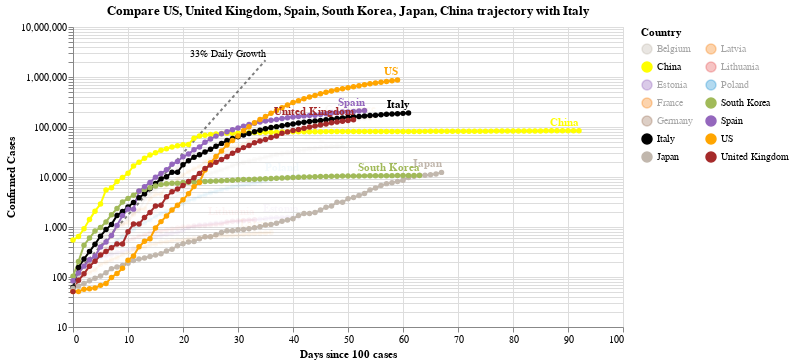

The notebook cell this image was saved under:
### Code cell
#hide_input
chart2 = make_since_chart(dff2, ['US', 'United Kingdom', 'Spain', 'South Korea', 'Japan', 'China'], baseline_countries)
chart2

### Figure 1 — Vega-Lite specification as saved in the notebook (floating-point values rounded to 4 significant figures; data arrays with more than 128 entries replaced by an {"elided": "..."} marker saying what was removed)
{"config": {"view": {"continuousWidth": 400, "continuousHeight": 300}}, "layer": [{"mark": {"type": "line", "color": "black", "opacity": 0.5, "strokeDash": [3, 3]}, "encoding": {"x": {"type": "quantitative", "field": "Days since 100 cases"}, "y": {"type": "quantitative", "field": "Confirmed Cases"}}}, {"mark": {"type": "text", "align": "right", "dy": -6, "fontSize": 10, "text": "33% Daily Growth"}, "encoding": {"x": {"type": "quantitative", "field": "Days since 100 cases"}, "y": {"type": "quantitative", "field": "Confirmed Cases"}}, "transform": [{"filter": "(datum['Days since 100 cases'] >= 35)"}]}, {"data": {"name": "data-aab7df596f0acee54d26c203812c1eab"}, "mark": {"type": "line", "point": true}, "encoding": {"color": {"type": "nominal", "field": "Country", "legend": {"columns": 2}, "scale": {"domain": ["Belgium", "China", "Estonia", "France", "Germany", "Italy", "Japan", "Latvia", "Lithuania", "Poland", "South Korea", "Spain", "US", "United Kingdom"], "range": ["#C1B7AD", "yellow", "#9467bd", "#F58518", "#9D755D", "black", "#C1B7AD", "#F58518", "#E45756", "#2495D3", "#A1BA59", "#9467bd", "orange", "brown"]}}, "opacity": {"condition": {"value": 1, "selection": "selector011"}, "value": 0.05}, "tooltip": [{"type": "nominal", "field": "Country"}, {"type": "temporal", "field": "Date"}, {"type": "quantitative", "field": "Confirmed Cases"}, {"type": "quantitative", "field": "Days since 100 cases"}], "x": {"type": "quantitative", "field": "Days since 100 cases"}, "y": {"type": "quantitative", "field": "Confirmed Cases", "scale": {"type": "log"}}}, "selection": {"selector011": {"type": "multi", "fields": ["Country"], "bind": "legend", "init": [{"Country": "US"}, {"Country": "United Kingdom"}, {"Country": "Spain"}, {"Country": "South Korea"}, {"Country": "Japan"}, {"Country": "China"}, {"Country": "Italy"}]}}, "width": 550}, {"data": {"name": "data-aab7df596f0acee54d26c203812c1eab"}, "mark": {"type": "text", "align": "right", "dy": -8, "fontWeight": "bold"}, "encoding": {"color": {"type": "nominal", "field": "Country", "legend": {"columns": 2}, "scale": {"domain": ["Belgium", "China", "Estonia", "France", "Germany", "Italy", "Japan", "Latvia", "Lithuania", "Poland", "South Korea", "Spain", "US", "United Kingdom"], "range": ["#C1B7AD", "yellow", "#9467bd", "#F58518", "#9D755D", "black", "#C1B7AD", "#F58518", "#E45756", "#2495D3", "#A1BA59", "#9467bd", "orange", "brown"]}}, "opacity": {"condition": {"value": 1, "selection": "selector011"}, "value": 0.05}, "text": {"type": "nominal", "field": "Country"}, "tooltip": [{"type": "nominal", "field": "Country"}, {"type": "temporal", "field": "Date"}, {"type": "quantitative", "field": "Confirmed Cases"}, {"type": "quantitative", "field": "Days since 100 cases"}], "x": {"type": "quantitative", "field": "Days since 100 cases"}, "y": {"type": "quantitative", "field": "Confirmed Cases", "scale": {"type": "log"}}}, "transform": [{"filter": "(datum['Date'] >= 1587600000000)"}], "width": 550}], "data": {"name": "data-c1a3bbf4dd040f2e7e8e7a69520e3c2a"}, "title": "Compare US, United Kingdom, Spain, South Korea, Japan, China trajectory with Italy", "$schema": "https://vega.github.io/schema/vega-lite/v4.0.2.json", "datasets": {"data-c1a3bbf4dd040f2e7e8e7a69520e3c2a": [{"Days since 100 cases": 0, "Confirmed Cases": 100.0}, {"Days since 100 cases": 1, "Confirmed Cases": 133.0}, {"Days since 100 cases": 2, "Confirmed Cases": 176.9}, {"Days since 100 cases": 3, "Confirmed Cases": 235.3}, {"Days since 100 cases": 4, "Confirmed Cases": 312.9}, {"Days since 100 cases": 5, "Confirmed Cases": 416.2}, {"Days since 100 cases": 6, "Confirmed Cases": 553.5}, {"Days since 100 cases": 7, "Confirmed Cases": 736.1}, {"Days since 100 cases": 8, "Confirmed Cases": 979.1}, {"Days since 100 cases": 9, "Confirmed Cases": 1302.0}, {"Days since 100 cases": 10, "Confirmed Cases": 1732.0}, {"Days since 100 cases": 11, "Confirmed Cases": 2303.0}, {"Days since 100 cases": 12, "Confirmed Cases": 3064.0}, {"Days since 100 cases": 13, "Confirmed Cases": 4074.0}, {"Days since 100 cases": 14, "Confirmed Cases": 5419.0}, {"Days since 100 cases": 15, "Confirmed Cases": 7207.0}, {"Days since 100 cases": 16, "Confirmed Cases": 9586.0}, {"Days since 100 cases": 17, "Confirmed Cases": 12750.0}, {"Days since 100 cases": 18, "Confirmed Cases": 16960.0}, {"Days since 100 cases": 19, "Confirmed Cases": 22550.0}, {"Days since 100 cases": 20, "Confirmed Cases": 29990.0}, {"Days since 100 cases": 21, "Confirmed Cases": 39890.0}, {"Days since 100 cases": 22, "Confirmed Cases": 53060.0}, {"Days since 100 cases": 23, "Confirmed Cases": 70560.0}, {"Days since 100 cases": 24, "Confirmed Cases": 93850.0}, {"Days since 100 cases": 25, "Confirmed Cases": 124800.0}, {"Days since 100 cases": 26, "Confirmed Cases": 166000.0}, {"Days since 100 cases": 27, "Confirmed Cases": 220800.0}, {"Days since 100 cases": 28, "Confirmed Cases": 293700.0}, {"Days since 100 cases": 29, "Confirmed Cases": 390600.0}, {"Days since 100 cases": 30, "Confirmed Cases": 519500.0}, {"Days since 100 cases": 31, "Confirmed Cases": 690900.0}, {"Days since 100 cases": 32, "Confirmed Cases": 918900.0}, {"Days since 100 cases": 33, "Confirmed Cases": 1222000.0}, {"Days since 100 cases": 34, "Confirmed Cases": 1625000.0}, {"Days since 100 cases": 35, "Confirmed Cases": 2162000.0}], "data-aab7df596f0acee54d26c203812c1eab": {"elided": "769 records"}}}
